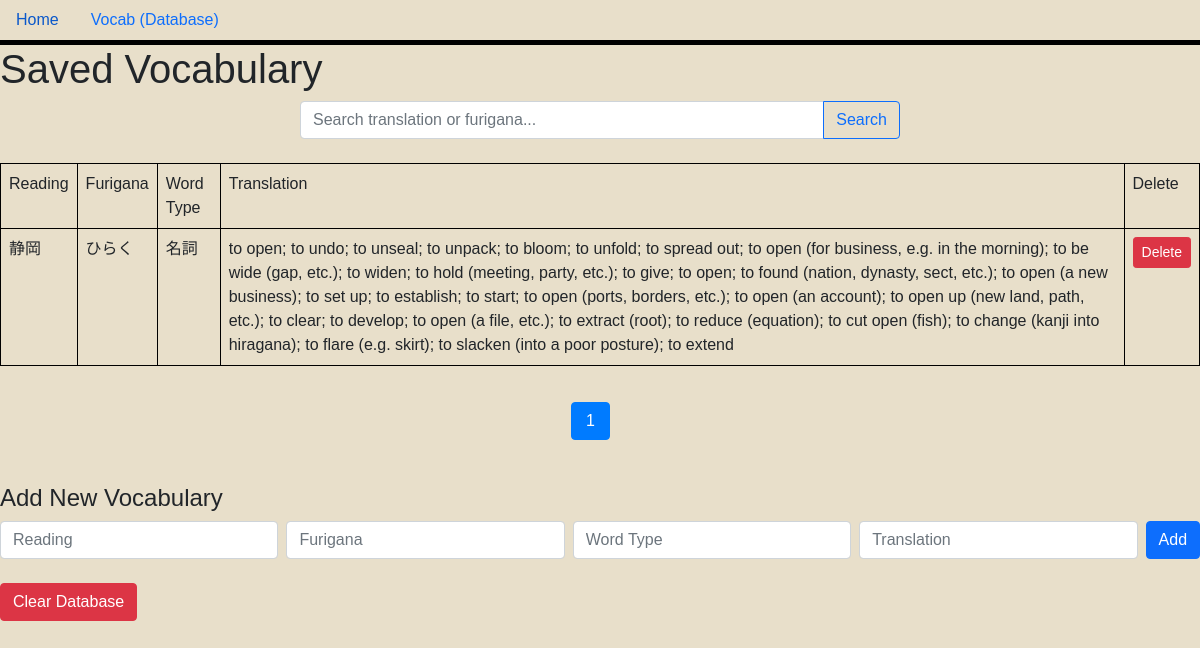
Page /saved on the earlier database version.
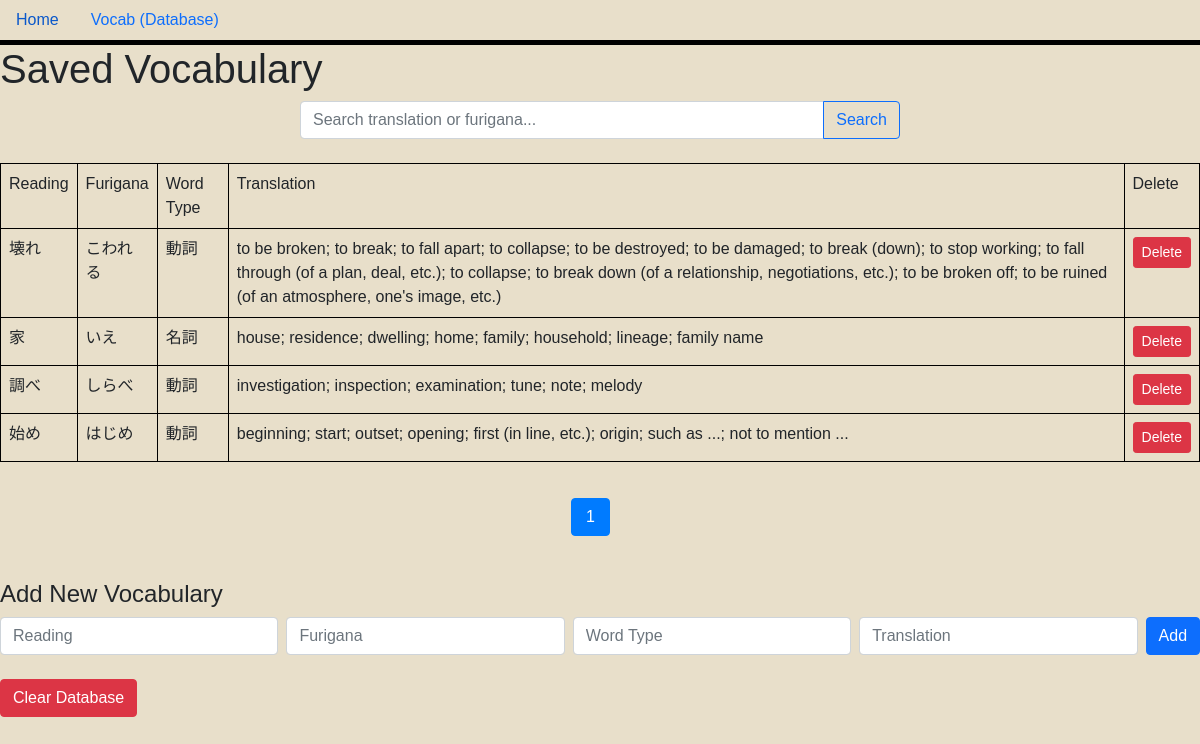
Same page on the later database version.
### main.py (models this page shows, shortened)
class SavedVocab(db.Model):
    id = db.Column(db.Integer, primary_key=True)
    readingJapanese = db.Column(db.String(50), nullable=False)
    wordType = db.Column(db.String(6), nullable=False)
    translation = db.Column(db.String(300), nullable=False)
    furigana = db.Column(db.String(100), nullable=True)

### main.py (the view)
@app.route("/saved", methods=["GET"])
def show_saved_words():
    page = int(request.args.get("page", 0))
    per_page = 5
    search = request.args.get("q", "").strip()
    query = SavedVocab.query
    if search:
        query = query.filter(
            (SavedVocab.translation.contains(search)) |
            (SavedVocab.furigana.contains(search))
        )
    total_words = query.count()
    total_pages = (total_words + per_page - 1) // per_page
    page_numbers = list(range(total_pages))
    words = query.offset(page * per_page).limit(per_page).all()
    next_page = page + 1
    prev_page = page - 1
    return render_template(
        "saved_vocab.html",
        words=words,
        next_page=next_page,
        prev_page=prev_page,
        page=page,
        page_numbers=page_numbers,
        total_pages=total_pages
    )

### templates/saved_vocab.html
{% extends 'base.html' %}
{% block head %}
<link rel="stylesheet" href="../static/style.css">
{% endblock %}
{% block body %}
<h1>Saved Vocabulary</h1>
<form method="get" action="{{ url_for('show_saved_words') }}" class="mb-4">
    <div class="input-group">
        <input type="text" name="q" class="form-control" placeholder="Search translation or furigana..." value="{{ request.args.get('q', '') }}">
        <button type="submit" class="btn btn-outline-primary">Search</button>
    </div>
</form>
<table class="table table-bordered">
    <tr>
        <td>Reading</td>
        <td>Furigana</td>
        <td>Word Type</td>
        <td>Translation</td>
        <td>Delete</td>
    </tr>
    {% for item in words %}
    <tr>
        <td>{{ item.readingJapanese }}</td>
        <td>{{ item.furigana }}</td>
        <td>{{ item.wordType }}</td>
        <td>{{ item.translation }}</td>
        <td>
            <form method="post" action="{{ url_for('delete_saved_vocab', vocab_id=item.id) }}" style="display:inline;">
                <button type="submit" class="btn btn-danger btn-sm">Delete</button>
            </form>
        </td>
    </tr>
    {% endfor %}
</table>
<div class="d-flex justify-content-center my-3">
    <nav aria-label="Page navigation">
        <ul class="pagination flex-wrap">
            {% for num in page_numbers %}
                {% if num == page %}
                    <li class="page-item active" aria-current="page">
                        <span class="page-link">{{ num + 1 }}</span>
                    </li>
                {% else %}
                    <li class="page-item">
                        <a class="page-link" href="{{ url_for(request.endpoint, page=num, q=request.args.get('q', '')) }}">{{ num + 1 }}</a>
                    </li>
                {% endif %}
            {% endfor %}
        </ul>
    </nav>
</div>
<h4 class="mt-4">Add New Vocabulary</h4>
<form method="post" action="{{ url_for('add_saved_vocab') }}" class="mb-4">
    <div class="row g-2 align-items-center">
        <div class="col">
            <input type="text" name="readingJapanese" class="form-control" placeholder="Reading" required>
        </div>
        <div class="col">
            <input type="text" name="furigana" class="form-control" placeholder="Furigana">
        </div>
        <div class="col">
            <input type="text" name="wordType" class="form-control" placeholder="Word Type" required>
        </div>
        <div class="col">
            <input type="text" name="translation" class="form-control" placeholder="Translation" required>
        </div>
        <div class="col-auto">
            <button type="submit" class="btn btn-primary">Add</button>
        </div>
    </div>
</form>
<form method="post" action="/clear_saved" style="margin-top: 1em;">
    <button type="submit" class="btn btn-danger">Clear Database</button>
</form>
{% endblock %}

Differences in the rows shown:
removed SavedVocab: readingJapanese "静岡", furigana "ひらく", wordType "名詞", translation "to open; to undo; to unseal; to unpack; to bloom; to unfold; to spread out; to open (for business, e.g. in the morning); to be wide (gap, etc.); to widen; to hold (meeting, party, etc.); to give; to open; to found (nation, dynasty, sect, etc.); to open (a new business); to set up; to establish; to start; to open (ports, borders, etc.); to open (an account); to open up (new land, path, etc.); to clear; to develop; to open (a file, etc.); to extract (root); to reduce (equation); to cut open (fish); to change (kanji into hiragana); to flare (e.g. skirt); to slacken (into a poor posture); to extend"
added SavedVocab: readingJapanese "壊れ", furigana "こわれる", wordType "動詞", translation "to be broken; to break; to fall apart; to collapse; to be destroyed; to be damaged; to break (down); to stop working; to fall through (of a plan, deal, etc.); to collapse; to break down (of a relationship, negotiations, etc.); to be broken off; to be ruined (of an atmosphere, one's image, etc.)"
added SavedVocab: readingJapanese "家", furigana "いえ", wordType "名詞", translation "house; residence; dwelling; home; family; household; lineage; family name"
added SavedVocab: readingJapanese "調べ", furigana "しらべ", wordType "動詞", translation "investigation; inspection; examination; tune; note; melody"
added SavedVocab: readingJapanese "始め", furigana "はじめ", wordType "動詞", translation "beginning; start; outset; opening; first (in line, etc.); origin; such as ...; not to mention ..."
